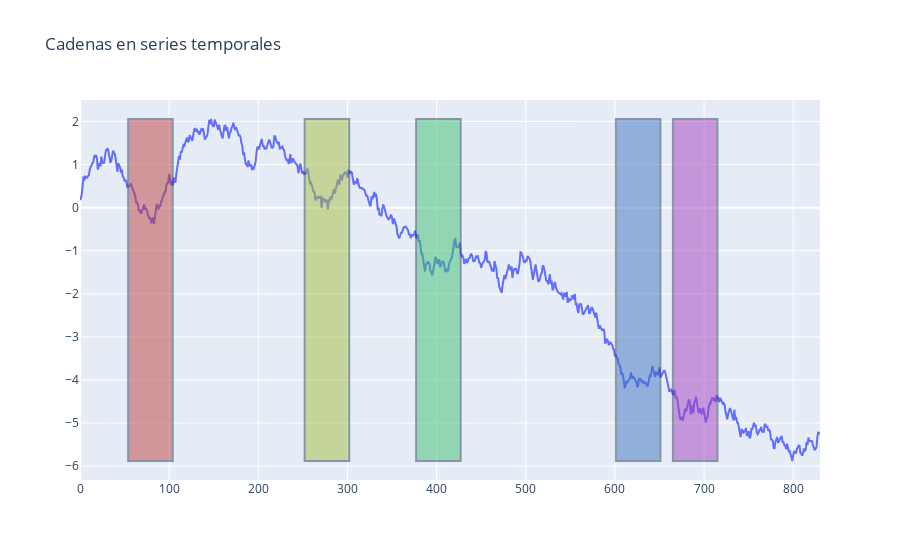

Source (notebook cell):
### Markdown cell above
Las cadenas de series temporales son motifs que evolucionan y derivan con el tiempo. Una cadena de series temporales puede verse como un conjunto de motifs que coinciden estrechamente en alguna dirección. Abajo puede verse un ejemplo de esto con el dataset causal_data.

### Code cell
def graph_cadenas(y, matrix_profile, m):
    all_chain_set, unanchored_chain = stumpy.allc(matrix_profile[:, 2], matrix_profile[:, 3])
    num_colors = len(unanchored_chain)
    color_palette = ["hsl(" + str(h) + ",50%" + ",50%)" for h in np.linspace(0, 360, num_colors, endpoint=False)]
    fig = go.Figure()
    x_range = list(range(len(y)))
    fig.add_trace(go.Scatter(x=x_range, y=y, mode='lines'))
    for idx, color in zip(unanchored_chain, color_palette):
        fig.add_shape(
            type="rect",
            x0=idx, y0=min(y), x1=idx + m, y1=max(y),
            fillcolor=color, opacity=0.5
        )
    fig.update_layout(
        title="Cadenas en series temporales")
    fig.show()

graph_cadenas(y, matrix_profile, m)

### Figure 1 — Plotly figure (JSON) as saved in the notebook; plotly's stock layout.template omitted (floating-point values rounded to 4 significant figures; data arrays with more than 128 entries replaced by an {"elided": "..."} marker saying what was removed)
{"data": [{"mode": "lines", "type": "scatter", "x": {"elided": "831 int values"}, "y": {"elided": "831 float values"}}], "layout": {"autosize": true, "shapes": [{"fillcolor": "hsl(0.0,50%,50%)", "opacity": 0.5, "type": "rect", "x0": 54, "x1": 104, "y0": -5.883, "y1": 2.059}, {"fillcolor": "hsl(72.0,50%,50%)", "opacity": 0.5, "type": "rect", "x0": 252, "x1": 302, "y0": -5.883, "y1": 2.059}, {"fillcolor": "hsl(144.0,50%,50%)", "opacity": 0.5, "type": "rect", "x0": 377, "x1": 427, "y0": -5.883, "y1": 2.059}, {"fillcolor": "hsl(216.0,50%,50%)", "opacity": 0.5, "type": "rect", "x0": 601, "x1": 651, "y0": -5.883, "y1": 2.059}, {"fillcolor": "hsl(288.0,50%,50%)", "opacity": 0.5, "type": "rect", "x0": 665, "x1": 715, "y0": -5.883, "y1": 2.059}], "title": {"text": "Cadenas en series temporales"}, "xaxis": {"autorange": true, "range": [0, 2015], "type": "linear"}, "yaxis": {"autorange": true, "range": [35220.0, 79720.0], "type": "linear"}}}
